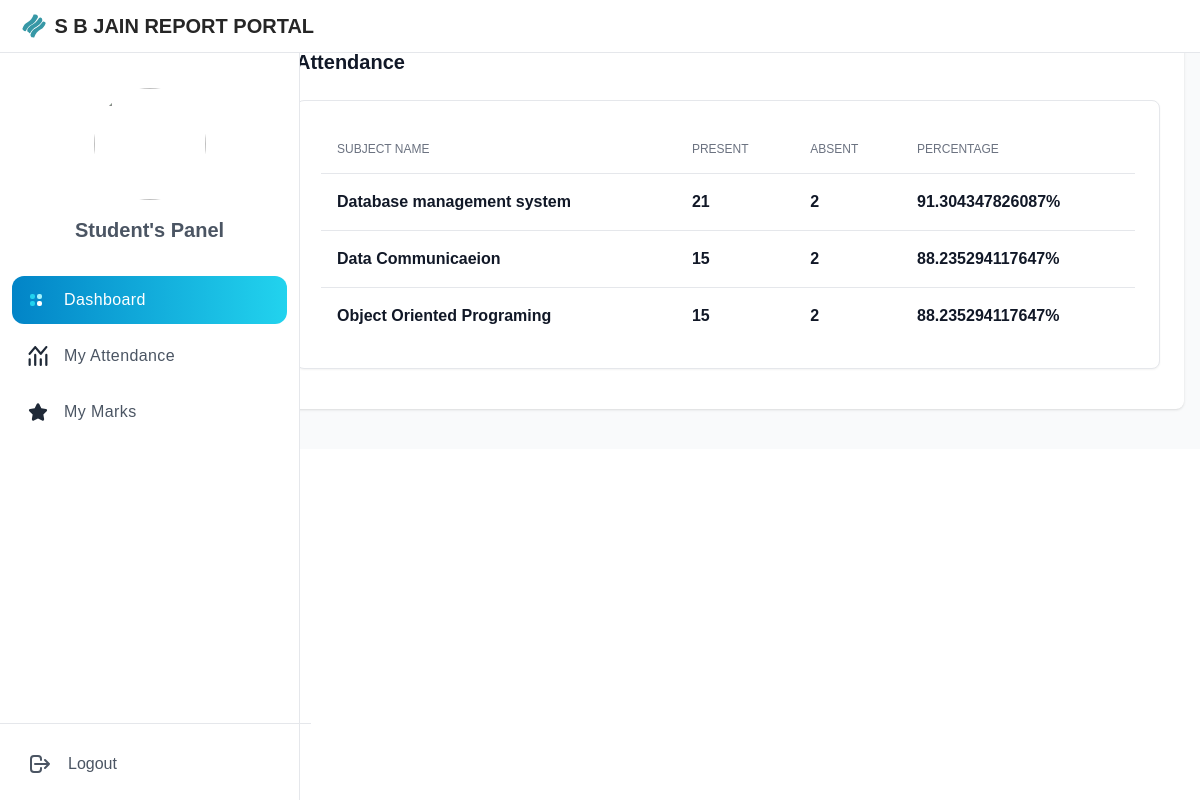
The page /Student/attendance.php (signed in) on the database its author committed.
### tables this page shows
CREATE TABLE `subject` (
  `id` int(11) NOT NULL,
  `name` varchar(50) NOT NULL,
  `departmentid` int(11) NOT NULL
);

### Student/attendance.php (the view, shortened to what this page needs)
<?php include("../public/header.php")?>
<?php include("../includes/config.php") ?>
<div class="flex overflow-hidden bg-white">
<?php include("sidebar.php")?>
  <div id="main-content" class="h-full w-full bg-gray-50 relative overflow-y-auto lg:ml-64">
    <main>
      <div class="pt-6 px-4">
        <div class="w-full grid grid-cols-1 xl:grid-cols-2 2xl:grid-cols-3 gap-4 content-center">
          <div class="bg-white shadow rounded-lg sm:p-6 xl:p-8 2xl:col-span-3" >
            <div class="mb-4 flex items-center justify-between">
              <div>
                <h3 class="text-xl font-bold text-gray-900 mb-2">Attendance</h3>
              </div>
            </div>
            <div class="flex flex-col">
                <div class="col-span-3">
                    <div class="p-4 mb-4 bg-white border border-gray-200 rounded-lg shadow-sm 2xl:col-span-2 dark:border-gray-700 sm:p-6 dark:bg-gray-800">
                        <div class="flex flex-col">
                            <div class="overflow-x-auto">
                                <div class="inline-block min-w-full align-middle">
                                    <div class="overflow-hidden shadow">
                                        <table class="min-w-full divide-y divide-gray-200 table-fixed dark:divide-gray-600">
                                            <thead class="bg-gray-100 dark:bg-gray-700">
                                                <tr>
                                                    <th scope="col" class="p-4 text-xs font-medium text-left text-gray-500 uppercase dark:text-gray-400">Subject Name</th>
                                                    <th scope="col" class="p-4 text-xs font-medium text-left text-gray-500 uppercase dark:text-gray-400">Present</th>
                                                    <th scope="col" class="p-4 text-xs font-medium text-left text-gray-500 uppercase dark:text-gray-400">Absent</th>
                                                    <th scope="col" class="p-4 text-xs font-medium text-left text-gray-500 uppercase dark:text-gray-400">Percentage</th>
                                                </tr>
                                            </thead>
                                            <tbody class="bg-white divide-y divide-gray-200 dark:bg-gray-800 dark:divide-gray-700">
                                              <?php
                                              $email = $_SESSION['useremail'];
                                              $user = "SELECT user.id as id , student.departmentid as departmentid ,student.yearid as yearid FROM user,student WHERE email = '$email' AND user.id = student.id ";
                                              $userresult = mysqli_query($db_conn, $user);
                                              $userrow = mysqli_fetch_object($userresult);
                                              $subquery = "SELECT * FROM subject WHERE subject.departmentid = '$userrow->departmentid'";
                                              $subresult = mysqli_query($db_conn, $subquery);
                                              while ($subrow = mysqli_fetch_object($subresult)) {
                                                  ?>
                                                <tr class="hover:bg-gray-100 dark:hover:bg-gray-700">
                                                    <td class="p-4 text-base font-semibold text-gray-900 dark:text-white">
                                                       <?= $subrow->name ?>
                                                    </td>
                                                    <td class="p-4 text-base font-semibold text-gray-900 dark:text-white">
                                                      <?php
                                        $attenquery = "SELECT COUNT(status) as present FROM attendance WHERE  status = 'P' AND attendance.studentid = '$userrow->id' and attendance.yearid = '$userrow->yearid' and attendance.subjectid = '$subrow->id';";
                                        $resquery = mysqli_query($db_conn, $attenquery);
                                        $attrow = mysqli_fetch_object($resquery);
                                        echo $attrow->present;
                                        $present = $attrow->present;
                                        ?>
                                                    </td>
                                                    <td class="p-4 text-base font-semibold text-gray-900 dark:text-white">
                                                      <?php
                                        $attenquery = "SELECT COUNT(status) as absent FROM attendance WHERE  status = 'A' AND attendance.studentid = '$userrow->id' and attendance.yearid = '$userrow->yearid' and attendance.subjectid = '$subrow->id';";
                                        $resquery = mysqli_query($db_conn, $attenquery);
                                        $attrow = mysqli_fetch_object($resquery);
                                        echo $attrow->absent;
                                        $absent = $attrow->absent;
                                        ?>
                                                    </td>
                                                    <td class="p-4 text-base font-semibold text-gray-900 dark:text-white">
                                                      <?php
                                            if($present+$absent == 0){
                                                echo "0%";
                                            }
                                            else{
                                                echo (($present)*100)/($present+$absent)."%";
                                            }
                                        ?>
                                                    </td>
                                                </tr>
                                                <?php
                            }
                            ?>
                                            </tbody>
                                        </table>
                                    </div>
                                </div>
                            </div>
                        </div>
                    </div>
                </div>
            </div>
          </div>
        </div>
      </div>
    </main>
<?php include("../public/footer.php")?>

### public/css/style.css (style rules this page uses)
.relative { position: relative; }
.mb-2 { margin-bottom: 0.5rem; }
.mb-4 { margin-bottom: 1rem; }
.inline-block { display: inline-block; }
.flex { display: flex; }
.grid { display: grid; }
.h-full { height: 100%; }
.w-full { width: 100%; }
.min-w-full { min-width: 100%; }
.grid-cols-1 { grid-template-columns: repeat(1, minmax(0, 1fr)); }
.flex-col { flex-direction: column; }
.content-center { align-content: center; }
.items-center { align-items: center; }
.justify-between { justify-content: space-between; }
.gap-4 { gap: 1rem; }
.divide-y > :not([hidden]) ~ :not([hidden]) { --tw-divide-y-reverse: 0; border-top-width: calc(1px * calc(1 - var(--tw-divide-y-reverse))); border-bottom-width: calc(1px * var(--tw-divide-y-reverse)); }
.divide-gray-200 > :not([hidden]) ~ :not([hidden]) { --tw-divide-opacity: 1; border-color: rgb(229 231 235 / var(--tw-divide-opacity)); }
.overflow-hidden { overflow: hidden; }
.overflow-x-auto { overflow-x: auto; }
.overflow-y-auto { overflow-y: auto; }
.rounded-lg { border-radius: 0.5rem; }
.border-gray-200 { --tw-border-opacity: 1; border-color: rgb(229 231 235 / var(--tw-border-opacity)); }
.bg-gray-50 { --tw-bg-opacity: 1; background-color: rgb(249 250 251 / var(--tw-bg-opacity)); }
.bg-white { --tw-bg-opacity: 1; background-color: rgb(255 255 255 / var(--tw-bg-opacity)); }
.p-4 { padding: 1rem; }
.px-4 { padding-left: 1rem; padding-right: 1rem; }
.pt-6 { padding-top: 1.5rem; }
.text-left { text-align: left; }
.align-middle { vertical-align: middle; }
.text-base { font-size: 1rem; line-height: 1.5rem; }
.text-xl { font-size: 1.25rem; line-height: 1.75rem; }
.text-xs { font-size: 0.75rem; line-height: 1rem; }
.font-bold { font-weight: 700; }
.font-medium { font-weight: 500; }
.font-semibold { font-weight: 600; }
.uppercase { text-transform: uppercase; }
.text-gray-500 { --tw-text-opacity: 1; color: rgb(107 114 128 / var(--tw-text-opacity)); }
.text-gray-900 { --tw-text-opacity: 1; color: rgb(17 24 39 / var(--tw-text-opacity)); }
.shadow { --tw-shadow: 0 1px 3px 0 rgb(0 0 0 / 0.1), 0 1px 2px -1px rgb(0 0 0 / 0.1); --tw-shadow-colored: 0 1px 3px 0 var(--tw-shadow-color), 0 1px 2px -1px var(--tw-shadow-color); box-shadow: var(--tw-ring-offset-shadow, 0 0 #0000), var(--tw-ring-shadow, 0 0 #0000), var(--tw-shadow); }
@media (min-width: 640px) { .sm\:p-6 { padding: 1.5rem; } }
@media (min-width: 1024px) { .lg\:ml-64 { margin-left: 16rem; } }

### rows shown on the page
subject: name "Database management system", present "21", absent "2", absent "91.304347826087"
subject: name "Data Communicaeion", present "15", absent "2", absent "88.235294117647"
subject: name "Object Oriented Programing", present "15", absent "2", absent "88.235294117647"
